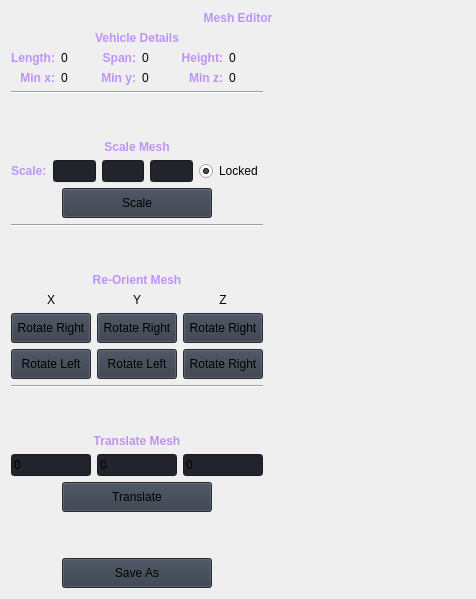
                     <widget class="QWidget" name="MeshResizer">
                      <layout class="QVBoxLayout" name="verticalLayout_25">
                       <item>
                        <widget class="QLabel" name="label_26">
                         <property name="styleSheet">
                          <string notr="true">font-size: 12px; font-weight: bold; color: rgb(189, 147, 249)</string>
                         </property>
                         <property name="text">
                          <string>Mesh Editor</string>
                         </property>
                         <property name="alignment">
                          <set>Qt::AlignCenter</set>
                         </property>
                        </widget>
                       </item>
                       <item>
                        <layout class="QHBoxLayout" name="horizontalLayout_19" stretch="1,1">
                         <item>
                          <layout class="QVBoxLayout" name="verticalLayout_27">
                           <item>
                            <layout class="QHBoxLayout" name="horizontalLayout_17">
                             <item>
                              <widget class="QLabel" name="label_32">
                               <property name="styleSheet">
                                <string notr="true">font-size: 12px; font-weight: bold; color: rgb(189, 147, 249)</string>
                               </property>
                               <property name="text">
                                <string>Vehicle Details</string>
                               </property>
                               <property name="alignment">
                                <set>Qt::AlignCenter</set>
                               </property>
                              </widget>
                             </item>
                            </layout>
                           </item>
                           <item>
                            <layout class="QGridLayout" name="gridLayout_3">
                             <item row="0" column="2">
                              <widget class="QLabel" name="lbl_span">
                               <property name="styleSheet">
                                <string notr="true">font-size: 12px; font-weight: bold; color: rgb(189, 147, 249)</string>
                               </property>
                               <property name="text">
                                <string>Span:</string>
                               </property>
                               <property name="alignment">
                                <set>Qt::AlignRight|Qt::AlignTrailing|Qt::AlignVCenter</set>
                               </property>
                              </widget>
                             </item>
                             <item row="0" column="4">
                              <widget class="QLabel" name="lbl_height">
                               <property name="styleSheet">
                                <string notr="true">font-size: 12px; font-weight: bold; color: rgb(189, 147, 249)</string>
                               </property>
                               <property name="text">
                                <string>Height:</string>
                               </property>
                               <property name="alignment">
                                <set>Qt::AlignRight|Qt::AlignTrailing|Qt::AlignVCenter</set>
                               </property>
                              </widget>
                             </item>
                             <item row="0" column="1">
                              <widget class="QLabel" name="val_len">
                               <property name="text">
                                <string>0</string>
                               </property>
                              </widget>
                             </item>
                             <item row="0" column="0">
                              <widget class="QLabel" name="lbl_len">
                               <property name="styleSheet">
                                <string notr="true">font-size: 12px; font-weight: bold; color: rgb(189, 147, 249)</string>
                               </property>
                               <property name="text">
                                <string>Length:</string>
                               </property>
                               <property name="alignment">
                                <set>Qt::AlignRight|Qt::AlignTrailing|Qt::AlignVCenter</set>
                               </property>
                              </widget>
                             </item>
                             <item row="0" column="5">
                              <widget class="QLabel" name="val_height">
                               <property name="text">
                                <string>0</string>
                               </property>
                              </widget>
                             </item>
                             <item row="0" column="3">
                              <widget class="QLabel" name="val_span">
                               <property name="text">
                                <string>0</string>
                               </property>
                              </widget>
                             </item>
                             <item row="1" column="0">
                              <widget class="QLabel" name="label_40">
                               <property name="styleSheet">
                                <string notr="true">font-size: 12px; font-weight: bold; color: rgb(189, 147, 249)</string>
                               </property>
                               <property name="text">
                                <string>Min x:</string>
                               </property>
                               <property name="alignment">
                                <set>Qt::AlignRight|Qt::AlignTrailing|Qt::AlignVCenter</set>
                               </property>
                              </widget>
                             </item>
                             <item row="1" column="1">
                              <widget class="QLabel" name="minx_val">
                               <property name="text">
                                <string>0</string>
                               </property>
                              </widget>
                             </item>
                             <item row="1" column="2">
                              <widget class="QLabel" name="label_44">
                               <property name="styleSheet">
                                <string notr="true">font-size: 12px; font-weight: bold; color: rgb(189, 147, 249)</string>
                               </property>
                               <property name="text">
                                <string>Min y:</string>
                               </property>
                               <property name="alignment">
                                <set>Qt::AlignRight|Qt::AlignTrailing|Qt::AlignVCenter</set>
                               </property>
                              </widget>
                             </item>
                             <item row="1" column="3">
                              <widget class="QLabel" name="miny_val">
                               <property name="text">
                                <string>0</string>
                               </property>
                              </widget>
                             </item>
                             <item row="1" column="4">
                              <widget class="QLabel" name="label_47">
                               <property name="styleSheet">
                                <string notr="true">font-size: 12px; font-weight: bold; color: rgb(189, 147, 249)</string>
                               </property>
                               <property name="text">
                                <string>Min z:</string>
                               </property>
                               <property name="alignment">
                                <set>Qt::AlignRight|Qt::AlignTrailing|Qt::AlignVCenter</set>
                               </property>
                              </widget>
                             </item>
                             <item row="1" column="5">
                              <widget class="QLabel" name="minz_val">
                               <property name="text">
                                <string>0</string>
                               </property>
                              </widget>
                             </item>
                            </layout>
                           </item>
                           <item>
                            <widget class="Line" name="line_2">
                             <property name="orientation">
                              <enum>Qt::Horizontal</enum>
                             </property>
                            </widget>
                           </item>
                           <item>
                            <spacer name="verticalSpacer_6">
                             <property name="orientation">
                              <enum>Qt::Vertical</enum>
                             </property>
                             <property name="sizeHint" stdset="0">
                              <size>
                               <width>20</width>
                               <height>40</height>
                              </size>
                             </property>
                            </spacer>
                           </item>
                           <item>
                            <layout class="QHBoxLayout" name="horizontalLayout_18">
                             <item>
                              <widget class="QLabel" name="label_34">
                               <property name="styleSheet">
                                <string notr="true">font-size: 12px; font-weight: bold; color: rgb(189, 147, 249)</string>
                               </property>
                               <property name="text">
                                <string>Scale Mesh</string>
                               </property>
                               <property name="alignment">
                                <set>Qt::AlignCenter</set>
                               </property>
                              </widget>
                             </item>
                            </layout>
                           </item>
                           <item>
                            <layout class="QHBoxLayout" name="horizontalLayout_10">
                             <item>
                              <widget class="QLabel" name="label_25">
                               <property name="styleSheet">
                                <string notr="true">font-size: 12px; font-weight: bold; color: rgb(189, 147, 249)</string>
                               </property>
                               <property name="text">
                                <string>Scale:</string>
                               </property>
                              </widget>
                             </item>
                             <item>
                              <widget class="QLineEdit" name="x_scale">
                               <property name="styleSheet">
                                <string notr="true">background-color: rgb(33, 37, 43);</string>
                               </property>
                              </widget>
                             </item>
                             <item>
                              <widget class="QLineEdit" name="y_scale">
                               <property name="enabled">
                                <bool>false</bool>
                               </property>
                               <property name="styleSheet">
                                <string notr="true">background-color: rgb(33, 37, 43);</string>
                               </property>
                               <property name="readOnly">
                                <bool>false</bool>
                               </property>
                              </widget>
                             </item>
                             <item>
                              <widget class="QLineEdit" name="z_scale">
                               <property name="enabled">
                                <bool>false</bool>
                               </property>
                               <property name="styleSheet">
                                <string notr="true">background-color: rgb(33, 37, 43);</string>
                               </property>
                              </widget>
                             </item>
                             <item>
                              <widget class="QRadioButton" name="Lock_scale">
                               <property name="text">
                                <string>Locked</string>
                               </property>
                               <property name="checked">
                                <bool>true</bool>
                               </property>
                              </widget>
                             </item>
                            </layout>
                           </item>
                           <item>
                            <layout class="QHBoxLayout" name="horizontalLayout_14">
                             <item>
                              <widget class="QPushButton" name="btn_scale">
                               <property name="minimumSize">
                                <size>
                                 <width>0</width>
                                 <height>30</height>
                                </size>
                               </property>
                               <property name="maximumSize">
                                <size>
                                 <width>150</width>
                                 <height>16777215</height>
                                </size>
                               </property>
                               <property name="styleSheet">
                                <string notr="true">background-color: rgb(52, 59, 72);</string>
                               </property>
                               <property name="text">
                                <string>Scale</string>
                               </property>
                              </widget>
                             </item>
                            </layout>
                           </item>
                           <item>
                            <widget class="Line" name="line">
                             <property name="orientation">
                              <enum>Qt::Horizontal</enum>
                             </property>
                            </widget>
                           </item>
                           <item>
                            <spacer name="verticalSpacer_7">
                             <property name="orientation">
                              <enum>Qt::Vertical</enum>
                             </property>
                             <property name="sizeHint" stdset="0">
                              <size>
                               <width>20</width>
                               <height>40</height>
                              </size>
                             </property>
                            </spacer>
                           </item>
                           <item>
                            <widget class="QLabel" name="label_36">
                             <property name="styleSheet">
                              <string notr="true">font-size: 12px; font-weight: bold; color: rgb(189, 147, 249)</string>
                             </property>
                             <property name="text">
                              <string>Re-Orient Mesh</string>
                             </property>
                             <property name="alignment">
                              <set>Qt::AlignCenter</set>
                             </property>
                            </widget>
                           </item>
                           <item>
                            <layout class="QGridLayout" name="gridLayout_6">
                             <item row="2" column="2">
                              <widget class="QPushButton" name="z_rotate_left">
                               <property name="minimumSize">
                                <size>
                                 <width>0</width>
                                 <height>30</height>
                                </size>
                               </property>
                               <property name="maximumSize">
                                <size>
                                 <width>150</width>
                                 <height>16777215</height>
                                </size>
                               </property>
                               <property name="styleSheet">
                                <string notr="true">background-color: rgb(52, 59, 72);</string>
                               </property>
                               <property name="text">
                                <string>Rotate Right</string>
                               </property>
                              </widget>
                             </item>
                             <item row="0" column="2">
                              <widget class="QLabel" name="label_30">
                               <property name="text">
                                <string>Z</string>
                               </property>
                               <property name="alignment">
                                <set>Qt::AlignCenter</set>
                               </property>
                              </widget>
                             </item>
                             <item row="1" column="2">
                              <widget class="QPushButton" name="z_rotate_right">
                               <property name="sizePolicy">
                                <sizepolicy hsizetype="Minimum" vsizetype="Fixed">
                                 <horstretch>0</horstretch>
                                 <verstretch>0</verstretch>
                                </sizepolicy>
                               </property>
                               <property name="minimumSize">
                                <size>
                                 <width>0</width>
                                 <height>30</height>
                                </size>
                               </property>
                               <property name="maximumSize">
                                <size>
                                 <width>150</width>
                                 <height>16777215</height>
                                </size>
                               </property>
                               <property name="styleSheet">
                                <string notr="true">background-color: rgb(52, 59, 72);</string>
                               </property>
                               <property name="text">
                                <string>Rotate Right</string>
                               </property>
                              </widget>
                             </item>
                             <item row="2" column="1">
                              <widget class="QPushButton" name="y_rotate_left">
                               <property name="minimumSize">
                                <size>
                                 <width>0</width>
                                 <height>30</height>
                                </size>
                               </property>
                               <property name="maximumSize">
                                <size>
                                 <width>150</width>
                                 <height>16777215</height>
                                </size>
                               </property>
                               <property name="styleSheet">
                                <string notr="true">background-color: rgb(52, 59, 72);</string>
                               </property>
                               <property name="text">
                                <string>Rotate Left</string>
                               </property>
                              </widget>
                             </item>
                             <item row="0" column="1">
                              <widget class="QLabel" name="label_28">
                               <property name="text">
                                <string>Y</string>
                               </property>
                               <property name="alignment">
                                <set>Qt::AlignCenter</set>
                               </property>
                              </widget>
                             </item>
                             <item row="0" column="0">
                              <widget class="QLabel" name="label_27">
                               <property name="text">
                                <string>X</string>
                               </property>
                               <property name="alignment">
                                <set>Qt::AlignCenter</set>
                               </property>
                              </widget>
                             </item>
                             <item row="2" column="0">
                              <widget class="QPushButton" name="x_rotate_left">
                               <property name="minimumSize">
                                <size>
                                 <width>0</width>
                                 <height>30</height>
                                </size>
                               </property>
                               <property name="maximumSize">
                                <size>
                                 <width>150</width>
                                 <height>16777215</height>
                                </size>
                               </property>
                               <property name="styleSheet">
                                <string notr="true">background-color: rgb(52, 59, 72);</string>
                               </property>
                               <property name="text">
                                <string>Rotate Left</string>
                               </property>
                              </widget>
                             </item>
                             <item row="1" column="0">
                              <widget class="QPushButton" name="x_rotate_right">
                               <property name="minimumSize">
                                <size>
                                 <width>0</width>
                                 <height>30</height>
                                </size>
                               </property>
                               <property name="maximumSize">
                                <size>
                                 <width>150</width>
                                 <height>16777215</height>
                                </size>
                               </property>
                               <property name="styleSheet">
                                <string notr="true">background-color: rgb(52, 59, 72);</string>
                               </property>
                               <property name="text">
                                <string>Rotate Right</string>
                               </property>
                              </widget>
                             </item>
                             <item row="1" column="1">
                              <widget class="QPushButton" name="y_rotate_right">
                               <property name="minimumSize">
                                <size>
                                 <width>0</width>
                                 <height>30</height>
                                </size>
                               </property>
                               <property name="maximumSize">
                                <size>
                                 <width>150</width>
                                 <height>16777215</height>
                                </size>
                               </property>
                               <property name="styleSheet">
                                <string notr="true">background-color: rgb(52, 59, 72);</string>
                               </property>
                               <property name="text">
                                <string>Rotate Right</string>
                               </property>
                              </widget>
                             </item>
                            </layout>
                           </item>
                           <item>
                            <widget class="Line" name="line_3">
                             <property name="orientation">
                              <enum>Qt::Horizontal</enum>
                             </property>
                            </widget>
                           </item>
                           <item>
                            <spacer name="verticalSpacer_5">
                             <property name="orientation">
                              <enum>Qt::Vertical</enum>
                             </property>
                             <property name="sizeHint" stdset="0">
                              <size>
                               <width>20</width>
                               <height>40</height>
                              </size>
                             </property>
                            </spacer>
                           </item>
                           <item>
                            <widget class="QLabel" name="label_38">
                             <property name="styleSheet">
                              <string notr="true">font-size: 12px; font-weight: bold; color: rgb(189, 147, 249)</string>
                             </property>
                             <property name="text">
                              <string>Translate Mesh</string>
                             </property>
                             <property name="alignment">
                              <set>Qt::AlignCenter</set>
                             </property>
                            </widget>
                           </item>
                           <item>
                            <layout class="QHBoxLayout" name="horizontalLayout_15">
                             <item>
                              <widget class="QLineEdit" name="x_translate">
                               <property name="styleSheet">
                                <string notr="true">background-color: rgb(33, 37, 43);</string>
                               </property>
                               <property name="text">
                                <string>0</string>
                               </property>
                              </widget>
                             </item>
                             <item>
                              <widget class="QLineEdit" name="y_translate">
                               <property name="styleSheet">
                                <string notr="true">background-color: rgb(33, 37, 43);</string>
                               </property>
                               <property name="text">
                                <string>0</string>
                               </property>
                              </widget>
                             </item>
                             <item>
                              <widget class="QLineEdit" name="z_translate">
                               <property name="styleSheet">
                                <string notr="true">background-color: rgb(33, 37, 43);</string>
                               </property>
                               <property name="text">
                                <string>0</string>
                               </property>
                              </widget>
                             </item>
                            </layout>
                           </item>
                           <item>
                            <layout class="QHBoxLayout" name="horizontalLayout_16">
                             <item>
                              <widget class="QPushButton" name="btn_translate">
                               <property name="minimumSize">
                                <size>
                                 <width>0</width>
                                 <height>30</height>
                                </size>
                               </property>
                               <property name="maximumSize">
                                <size>
                                 <width>150</width>
                                 <height>16777215</height>
                                </size>
                               </property>
                               <property name="styleSheet">
                                <string notr="true">background-color: rgb(52, 59, 72);</string>
                               </property>
                               <property name="text">
                                <string>Translate</string>
                               </property>
                              </widget>
                             </item>
                            </layout>
                           </item>
                           <item>
                            <spacer name="verticalSpacer_8">
                             <property name="orientation">
                              <enum>Qt::Vertical</enum>
                             </property>
                             <property name="sizeHint" stdset="0">
                              <size>
                               <width>20</width>
                               <height>40</height>
                              </size>
                             </property>
                            </spacer>
                           </item>
                           <item>
                            <layout class="QHBoxLayout" name="horizontalLayout_21">
                             <item>
                              <widget class="QPushButton" name="btn_saveas">
                               <property name="minimumSize">
                                <size>
                                 <width>0</width>
                                 <height>30</height>
                                </size>
                               </property>
                               <property name="maximumSize">
                                <size>
                                 <width>150</width>
                                 <height>16777215</height>
                                </size>
                               </property>
                               <property name="styleSheet">
                                <string notr="true">background-color: rgb(52, 59, 72);</string>
                               </property>
                               <property name="text">
                                <string>Save As</string>
                               </property>
                              </widget>
                             </item>
                            </layout>
                           </item>
                          </layout>
                         </item>
                         <item>
                          <widget class="MplCanvas" name="MeshEditorPreview" native="true"/>
                         </item>
                        </layout>
                       </item>
                      </layout>
                     </widget>
